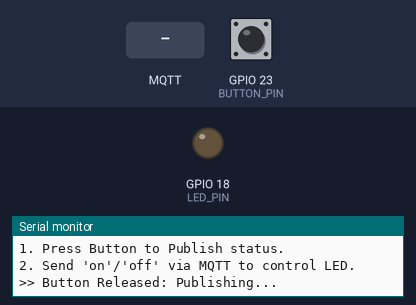
A sketch run on a simulated ESP32. Parts: output pins drawn as LEDs (lit = HIGH), the last lines printed to the serial monitor. The test bench sets the inputs (shaded band); at power-on: GPIO 23 (BUTTON_PIN) HIGH. WiFi joins after 1.5 s; servers stay silent unless stated; no MQTT or app messages arrive unless stated.

Above: at 3.2 s.
3.3 s: MQTT message "on" arrives on the first subscribed topic
At 4.5 s:
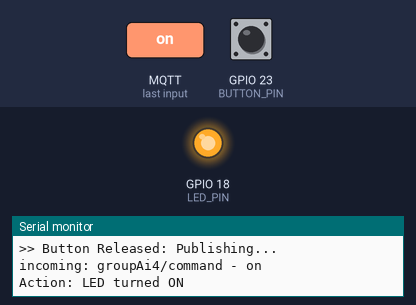
6.4 s: MQTT message "off" arrives on the first subscribed topic
At 6.7 s:
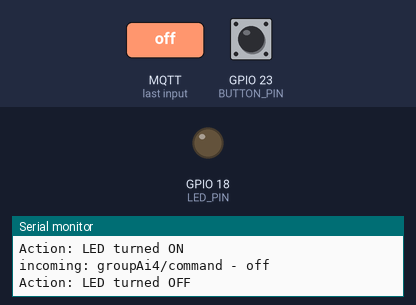
Timing chart, 0 to 9.4 s (numbered marks = the images above; inputs shaded):
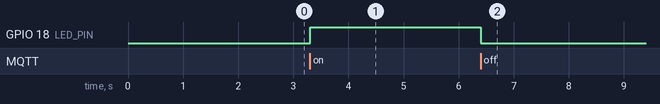

The sketch:

MQTT.ino
```cpp
#include <WiFi.h>
#include <MQTT.h>

// --- กำหนดขา Pin ---
#define BUTTON_PIN 23  // ขาสำหรับปุ่ม
#define LED_PIN 18      // ขาสำหรับ LED (Built-in)

// --- การตั้งค่า WiFi และ MQTT ---
const char ssid[] = "@JumboPlusIoT";
const char pass[] = "07450748";

const char mqtt_broker[] = "test.mosquitto.org";
const char mqtt_topic[] = "groupAi4/command";
const char mqtt_client_id[] = "AI Group 4"; // เปลี่ยน ID ให้ไม่ซ้ำ
int MQTT_PORT = 1883;

WiFiClient net;
MQTTClient client;

// --- ตัวแปรสำหรับจัดการปุ่ม (Debounce) ---
int lastButtonState = HIGH;  // สถานะปุ่มก่อนหน้า (HIGH = ไม่กด เพราะใช้ INPUT_PULLUP)
int currentButtonState;
unsigned long lastDebounceTime = 0;
unsigned long debounceDelay = 50;  // เวลาหน่วงกันสัญญาณรบกวน 50ms

// --- ฟังก์ชันเมื่อได้รับการเชื่อมต่อ ---
void connect() {
  Serial.print("checking wifi...");
  while (WiFi.status() != WL_CONNECTED) {
    Serial.print(".");
    delay(1000);
  }

  Serial.print("\nconnecting mqtt...");
  // เชื่อมต่อ MQTT
  while (!client.connect(mqtt_client_id)) {
    Serial.print(".");
    delay(1000);
  }

  Serial.println("\nconnected!");

  // *สำคัญ*: Subscribe เพื่อรอรับคำสั่งเปิด-ปิดไฟ
  client.subscribe(mqtt_topic);
}

// --- ฟังก์ชัน Callback เมื่อมีข้อความเข้า (ส่วนควบคุม LED) ---
void messageReceived(String &topic, String &payload) {
  Serial.println("incoming: " + topic + " - " + payload);

  // ตรวจสอบคำสั่งที่ได้รับ (แปลงเป็นตัวพิมพ์เล็กก่อนเช็ค)
  String command = payload; // สร้างตัวแปรใหม่เพื่อไม่ให้กระทบต้นฉบับถ้าต้องการใช้
  command.toLowerCase();

  if (command == "on") {
    digitalWrite(LED_PIN, HIGH);  // เปิด LED
    Serial.println("Action: LED turned ON");
  }
  else if (command == "off") {
    digitalWrite(LED_PIN, LOW);   // ปิด LED
    Serial.println("Action: LED turned OFF");
  }
  // ถ้าได้รับข้อความที่ตัวเองส่งไป (เช่น Button Pressed) ก็จะเข้าเงื่อนไข else นี้
  else {
    Serial.println("Action: Ignored or Unknown command");
  }
}

void setup() {
  Serial.begin(9600);

  // --- Setup Hardware ---
  pinMode(BUTTON_PIN, INPUT_PULLUP); // ตั้งค่าปุ่ม
  pinMode(LED_PIN, OUTPUT);          // ตั้งค่า LED
  digitalWrite(LED_PIN, LOW);        // เริ่มต้นปิดไฟไว้ก่อน

  // --- Setup Network ---
  WiFi.begin(ssid, pass);
  client.begin(mqtt_broker, MQTT_PORT, net);
  client.onMessage(messageReceived); // ผูกฟังก์ชัน callback

  connect();

  Serial.println("System Ready!");
  Serial.println("1. Press Button to Publish status.");
  Serial.println("2. Send 'on'/'off' via MQTT to control LED.");
}

void loop() {
  client.loop();
  delay(10);

  // ตรวจสอบการเชื่อมต่อ ถ้าหลุดให้ต่อใหม่
  if (!client.connected()) {
    connect();
  }

  // --- ส่วนอ่านค่าปุ่ม (Button Logic) ---
  int reading = digitalRead(BUTTON_PIN);

  // เช็คว่าสถานะเปลี่ยนหรือไม่ (เพื่อเริ่มนับเวลา Debounce)
  if (reading != lastButtonState) {
    lastDebounceTime = millis();
  }

  // ถ้าเวลาผ่านไปเกิน debounceDelay (คือนิ่งแล้ว)
  if ((millis() - lastDebounceTime) > debounceDelay) {

    // ถ้าสถานะเปลี่ยนไปจากสถานะที่จำไว้ล่าสุด (currentButtonState)
    if (reading != currentButtonState) {
      currentButtonState = reading;

      // ทำงานเมื่อสถานะเป็น LOW (กดปุ่ม) หรือ HIGH (ปล่อย)
      if (currentButtonState == LOW) {
        Serial.println(">> Button Pressed: Publishing...");
        client.publish(mqtt_topic, "Button Pressed");
      } else {
        Serial.println(">> Button Released: Publishing...");
        client.publish(mqtt_topic, "Button Released");
      }
    }
  }

  lastButtonState = reading;
}
```

Measured:
- after the input at 3.3 s, GPIO 18 (LED_PIN): LOW → HIGH at once
- after the input at 6.4 s, GPIO 18 (LED_PIN): HIGH → LOW at once
